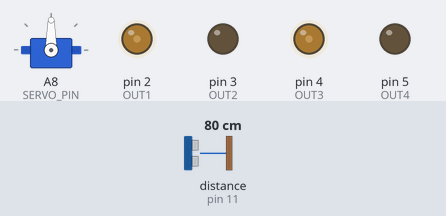
This sketch was run on a simulated Arduino Mega 2560, built with avr-gcc and run on an emulated ATmega2560. Parts: servo, output pins drawn as LEDs (lit = HIGH). Wiring (inferred from the names in the program): ultrasonic range finder: trigger pin 10; echo pin 11. Inputs (shaded band) come from the test bench; at power-on: distance to the obstacle (sensor on pin 11) 80 cm. The echo pulse lasts 58.3 µs per cm; pins used as bus, display or sensor lines are not drawn.

Above: at 3.2 s.
3.3 s: distance to the obstacle (sensor on pin 11) set to 33 cm
4.8 s: distance to the obstacle (sensor on pin 11) set to 28 cm
At 7.1 s:
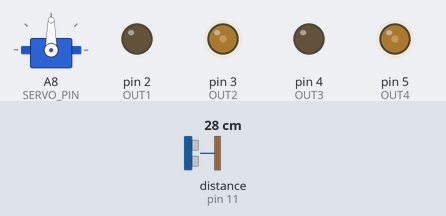
At 7.6 s:
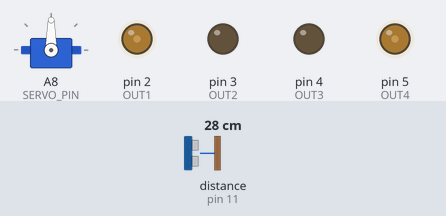
7.8 s: distance to the obstacle (sensor on pin 11) set to 21 cm
At 9.1 s:
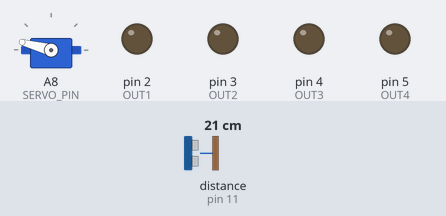
10.8 s: distance to the obstacle (sensor on pin 11) set to 16 cm
At 13.27 s:
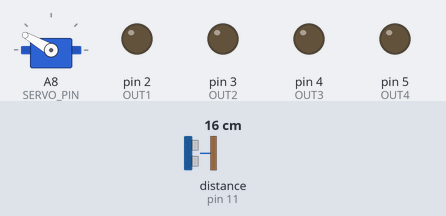
13.8 s: distance to the obstacle (sensor on pin 11) set to 46 cm
16.8 s: distance to the obstacle (sensor on pin 11) set to 55 cm
Timing chart, 0 to 19.3 s (numbered marks = the images above; inputs shaded):
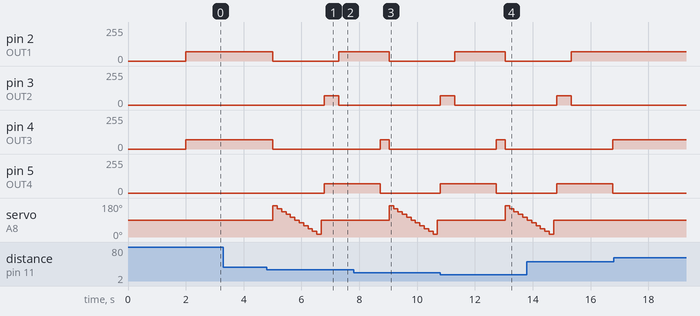

Measured:
- the behaviour switches between 31 and 30 cm on distance to the obstacle (sensor on pin 11) (found by bisection; images 0 and 1)
- the behaviour switches between 19 and 18 cm on distance to the obstacle (sensor on pin 11) (found by bisection; images 3 and 4)
- after the input at 3.3 s, every drawn part: stays the same
- after the input at 4.8 s, pin 2 (OUT1): 70/255 → 0/255 after 0.21 s, → 70/255 2.3 s later; pin 3 (OUT2): 0/255 → 70/255 after 2.0 s, → 0/255 0.50 s later
- after the input at 16.8 s, every drawn part: stays the same

The sketch:

robot_1.2_servo.ino
```cpp
#include <Servo.h>

const int TRIG_PIN = 10;
const int ECHO_PIN = 11;
const int SERVO_PIN = A8;
const int OUT1 = 2;
const int OUT2 = 3;
const int OUT3 = 4;
const int OUT4 = 5;

const int SPEED = 70;

const int DEGREE_90_DELAY = 800;
const int MIN_DISTANCE_LIMIT = 10;
const int MAX_DISTANCE_LIMIT = 30;

int distances[11];
int obstacleDistanceCounter = 0;
int distance = 0;

Servo servo;

void setup() {
  servo.attach(SERVO_PIN);
  Serial.begin(9600);
  pinMode(TRIG_PIN, OUTPUT);
  pinMode(ECHO_PIN, INPUT);
  pinMode(OUT1, OUTPUT);
  pinMode(OUT2, OUTPUT);
  pinMode(OUT3, OUTPUT);
  pinMode(OUT4, OUTPUT);
  delay(2000);
}

void loop()
{

  //Check if obstacle is detected
  distance = checkDistance();
  if ( distance < 30) {
    obstacleDistanceCounter++;
  } else {
    obstacleDistanceCounter = 0;
  }

  if (obstacleDistanceCounter > 2) {
    obstacleDistanceCounter = 0;
    stop();

    //Get surrounding distance datas
    readDistances();
    int maxPosition = getMaxDistancePosition();

    if (isTurnAroundNeeded(maxPosition)) {
      turnAround();
    } else {
      int turnDegree = degreeNeededToTurn(maxPosition);
      if (turnDegree != 0 && isLeftTurnNeeded(maxPosition)) {
        turnLeft(turnDegree);
      } else {
        turnRight(turnDegree);
      }
    }
  }

  forward();
  delay(100);
}

/////////////////////////////////////////////////////////////////
//------------------------DISTANCE PROCESSING------------------//
/////////////////////////////////////////////////////////////////

/**
   Turns the servo from 15° to 165° in 15° steps and reads the
   distances in the given directions
*/
void readDistances() {
  int currentDistance;
  for (int i = 0; i < 11; i++) {
    int position = 180 - (i + 1) * 15;
    servo.write(position);
    delay(150);
    currentDistance = checkDistance();
    distances[i] = currentDistance;
  }
  servo.write(90);
  delay(100);
}

/**
   Helper method to get the distance data from the sensor and
   convert it to actual distance value
*/
int checkDistance() {
  long duration, calculatedDistance;
  digitalWrite(TRIG_PIN, LOW);
  delayMicroseconds(2);
  digitalWrite(TRIG_PIN, HIGH);
  delayMicroseconds(10);
  digitalWrite(TRIG_PIN, LOW);
  duration = pulseIn(ECHO_PIN, HIGH);
  calculatedDistance = (duration / 2) / 29.1;
  //  Serial.print(calculatedDistance);
  //  Serial.print("\n");
  return calculatedDistance;
}

/////////////////////////////////////////////////////////////////
//----------------------------CALCULATIONS---------------------//
/////////////////////////////////////////////////////////////////

/**
  Calculates the time needed to turn the given degree
*/
int countDegreeDelay(int degree) {
  return (DEGREE_90_DELAY / 90 * degree);
}

/**
   Searches the max value in the distances array, and gives
   back the position of the greatest one.
*/
int getMaxDistancePosition() {
  int max = 0;
  for (int i = 1; i < 11; i++) {
    if (distances[i] > distances[max]) {
      max = i;
    }
  }
  return max;
}

/**
  Gives back if total turnaround needed
*/
boolean isTurnAroundNeeded(int pos) {
  return distances[pos] < 50;
}

/**
   Gives back if the tank needs to turn left or right
*/
boolean isLeftTurnNeeded(int pos) {
  return pos < 5;
}

/**
   Gives back the degree needed to turn the tank
*/
int degreeNeededToTurn(int pos) {
  pos -= 5;
  return (15 * abs(pos));
}

/////////////////////////////////////////////////////////////////
//----------------------------MOTOR CONTROL--------------------//
/////////////////////////////////////////////////////////////////

/**
   Sets the motor directions to turn the tank right.
   Counts the time needed to turn the given degree
*/
void turnRight(int degree) {
  rightForward();
  leftBackward();
  int delayDegree = countDegreeDelay(degree);
  delay(delayDegree);
}

/**
   Sets the motor directions to turn the tank left.
   Counts the time needed to turn the given degree
*/
void turnLeft(int degree) {
  rightBackward();
  leftForward();
  int delayDegree = countDegreeDelay(degree);
  delay(delayDegree);
}

/**
   Goes backward for half second and turns around
*/
void turnAround() {
  backward();
  delay(500);
  turnRight(180);
}

/**
   Spins the right motor forward
*/
void rightForward() {
  analogWrite(OUT1, SPEED);
  analogWrite(OUT2, LOW);
}

/**
   Spins the right motor backward
*/
void rightBackward() {
  analogWrite(OUT1, LOW);
  analogWrite(OUT2, SPEED);
}

/**
   Spins the left motor forward
*/
void leftForward() {
  analogWrite(OUT3, SPEED);
  analogWrite(OUT4, LOW);
}

/**
   Spins the left motor backward
*/
void leftBackward() {
  analogWrite(OUT3, LOW);
  analogWrite(OUT4, SPEED);
}

/**
   Spins both motors forward
*/
void forward() {
  rightForward();
  leftForward();
}

/**
   Spins both motors backward
*/
void backward() {
  rightBackward();
  leftBackward();
}

/**
   Stops both motors
*/
void stop() {
  digitalWrite(OUT1, LOW);
  digitalWrite(OUT2, LOW);
  digitalWrite(OUT3, LOW);
  digitalWrite(OUT4, LOW);

}
```
